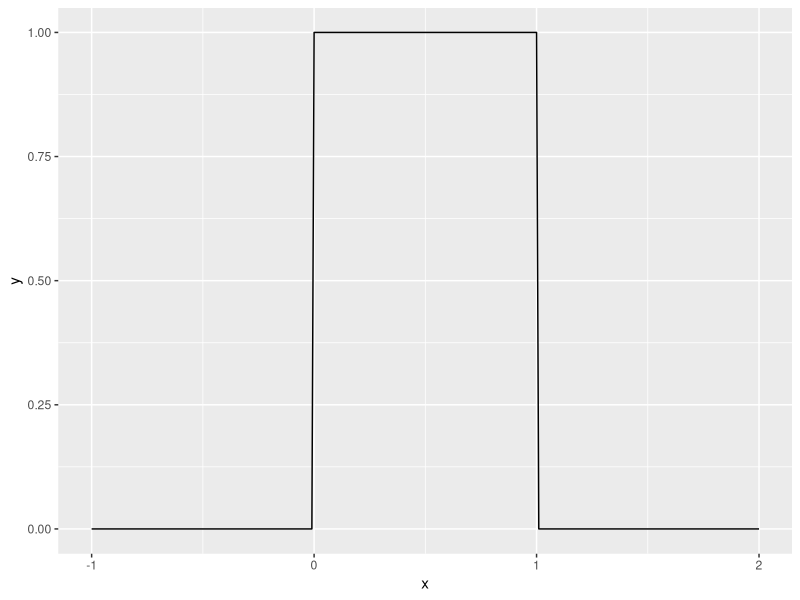
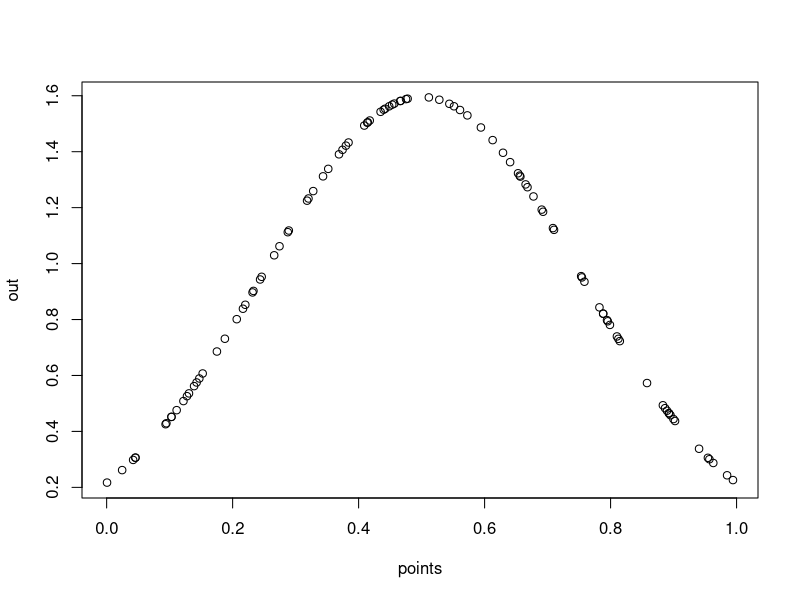
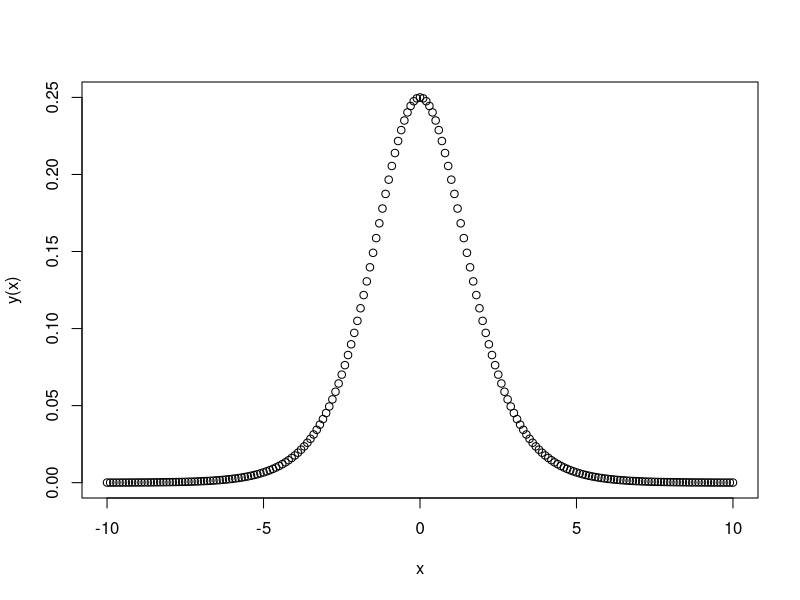
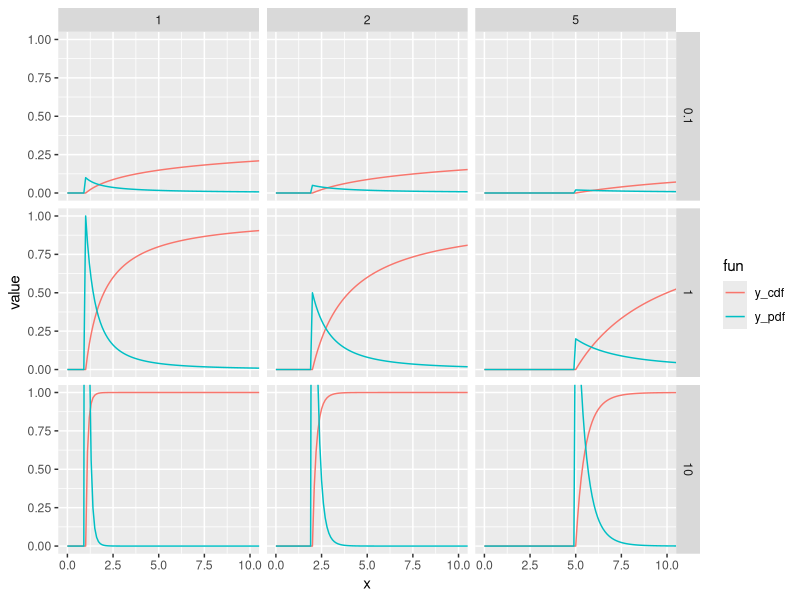
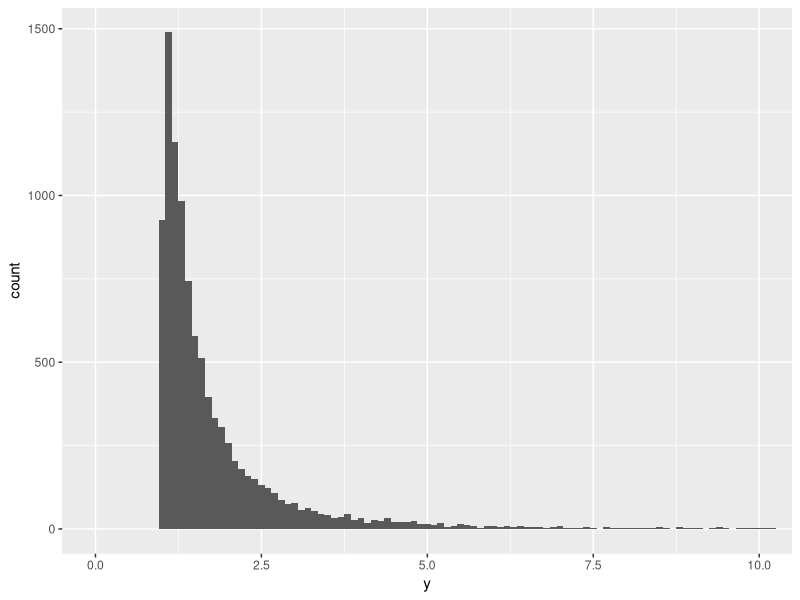

These figures' R source, in order:
## ---- chunk 1
knitr::opts_chunk$set(echo = TRUE)
library(tidyverse)
## ---- chunk 2
dat <- tibble(x = seq(-1, 2, by = 0.01),
              y = dunif(x))
ggplot(dat, aes(x = x, y = y)) + geom_line()
## ---- chunk 3
punif(0.7) - punif(0.1)
## ---- chunk 4
set.seed(123)
n <- 100
points <- runif(100, min = 0, max = 1)
## ---- chunk 5
set.seed(123)
n <- 100
points <- runif(100, min = 0, max = 1)
out <- dnorm(points, mean = .5, sd = 0.25)
plot(points, out)
## ---- chunk 6
x <- seq(-10, 10, by = 0.1)
y <- function(x){
  exp(-x)/((1+exp(-x))^2)
}

plot(x, y(x))
## ---- chunk 7

make_pareto_cdf <- function(x, x0, a) {
  if (x < x0) {
    0
  }
  else {
    1 - (x0/x)^a
  }
}

make_pareto_pdf <- function(x, x0, a) {
  if (x < x0) {
    0
  }
  else {
    a*x0^a/x^(a+1)
  }
}

pareto <- expand_grid(x = seq(0,110, 0.1), x0 = c(1, 2, 5), a = c(0.1, 1, 10)) %>% 
  mutate(y_cdf = unlist(pmap(list(x, x0, a), make_pareto_cdf)),
         y_pdf = unlist(pmap(list(x, x0, a), make_pareto_pdf))) %>% 
  pivot_longer(cols = c(y_cdf, y_pdf), names_to = "fun")

ggplot(pareto, aes(x = x, y = value, color = fun)) + geom_line() + facet_grid(a~x0) + coord_cartesian(ylim = c(0, 1), xlim = c(0, 10))

## ---- chunk 8
x <- runif(10000)
y <- function(x, x0, a){
  (x0/(1-x))^(1/a)
}

pareto <- tibble(x, y = y(x, 1, 2))


ggplot(pareto, aes(x = y)) + geom_histogram(binwidth = .1) + coord_cartesian(xlim = c(0, 10))

